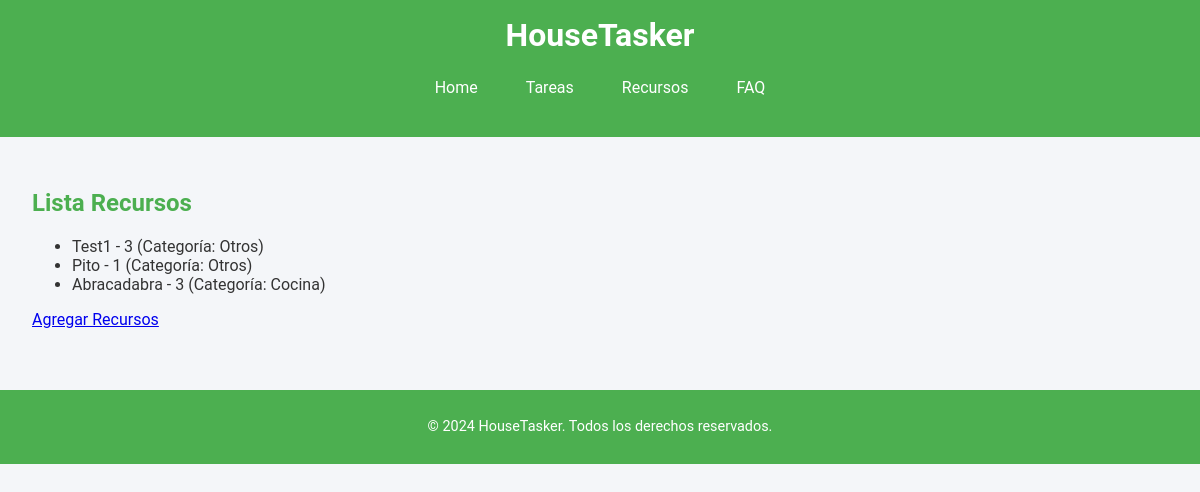
Screenshot of /resources/ (signed in) with the database file from the repository.
### appHouseTasker/models.py (models this page shows, shortened)
class Resource(models.Model):
    CATEGORY_CHOICES = [
        ('cleaning', 'Limpieza'),
        ('vehicle', 'Vehículo'),
        ('kitchen', 'Cocina'),
        ('others', 'Otros'),
    ]
    name = models.CharField(max_length=100, unique=True, help_text="Nombre del recurso, e.g., Jabon, Coche, Llaves.")
    description = models.TextField(blank=True, help_text="Descripción opcional del recurso y sus características.")
    quantity = models.PositiveIntegerField(default=1, help_text="Cantidad disponible de este recurso.")
    category = models.CharField(max_length=50, choices=CATEGORY_CHOICES, default='others', help_text="Categoría del recurso.")
    is_available = models.BooleanField(default=True, help_text="Indica si el recurso está disponible para uso.")

### appHouseTasker/views.py (the view)
# urls.py: path('resources/', views.resource_list, name='resource_list'),  # List all resources
@login_required
def resource_list(request):
    resources = Resource.objects.all()
    return render(request, 'resource_list.html', {'resources': resources})

### appHouseTasker/templates/resource_list.html
{% extends "base.html" %}
{% block main %}
  <h2>Lista Recursos</h2>
  <ul>
    {% for resource in resources %}
      <li>{{ resource.name }} - {{ resource.quantity }} (Categoría: {{ resource.get_category_display }})</li>
    {% empty %}
      <li>No se encontraron recursos.</li>
    {% endfor %}
  </ul>
  <a href="{% url 'resource_create' %}">Agregar Recursos</a>
{% endblock %}

### appHouseTasker/static/css/ht.css (style rules this page uses)
body, html { font-family: Arial, sans-serif; margin: 0; padding: 0; color: #333; background-color: #f4f6f9; }
h2, h3 { color: #4CAF50; }

### rows the page displays
Resource: name "Test1", quantity "3", category "Otros"
Resource: name "Pito", quantity "1", category "Otros"
Resource: name "Abracadabra", quantity "3", category "Cocina"
